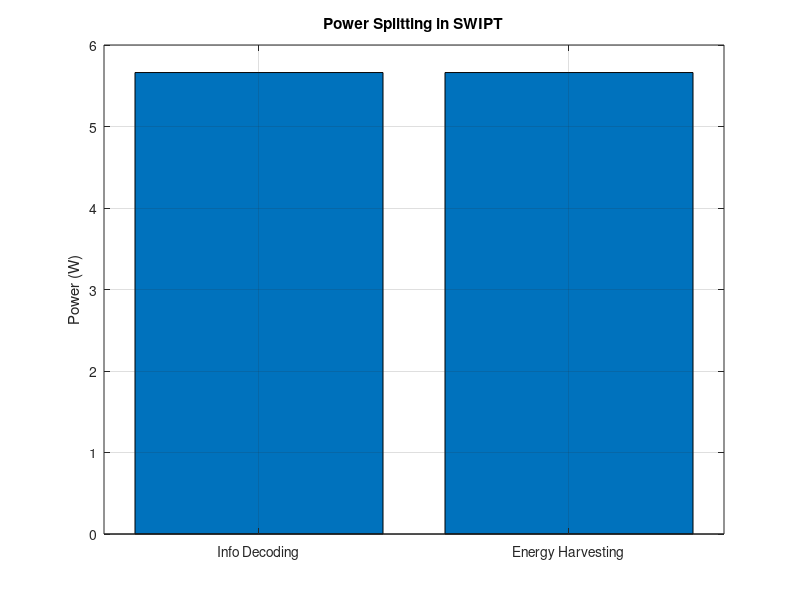

Recreate this plot in MATLAB.
% Parameters
Nt = 2; % Number of transmit antennas
Nr = 2; % Number of receive antennas
P_t = 10; % Transmit power (W)
h = 0.5; % Channel gain
N0 = 0.1; % Noise power (W)
rho = 0.5; % Power splitting ratio

% Channel matrix
H = h * ones(Nr, Nt);

% Transmitted signal
x = sqrt(P_t/Nt) * ones(Nt, 1);

% Received signal
y = H * x + sqrt(N0/2) * (randn(Nr,1) + 1j * randn(Nr,1));

% Power for information decoding and energy harvesting
P_r = norm(y)^2;
P_d = rho * P_r;
P_h = (1 - rho) * P_r;

disp('Received power:');
disp(P_r);
disp('Power for information decoding:');
disp(P_d);
disp('Power for energy harvesting:');
disp(P_h);

% Plot received power
figure;
bar([P_d, P_h]);
set(gca, 'XTickLabel', {'Info Decoding', 'Energy Harvesting'});
ylabel('Power (W)');
title('Power Splitting in SWIPT');
grid on;
